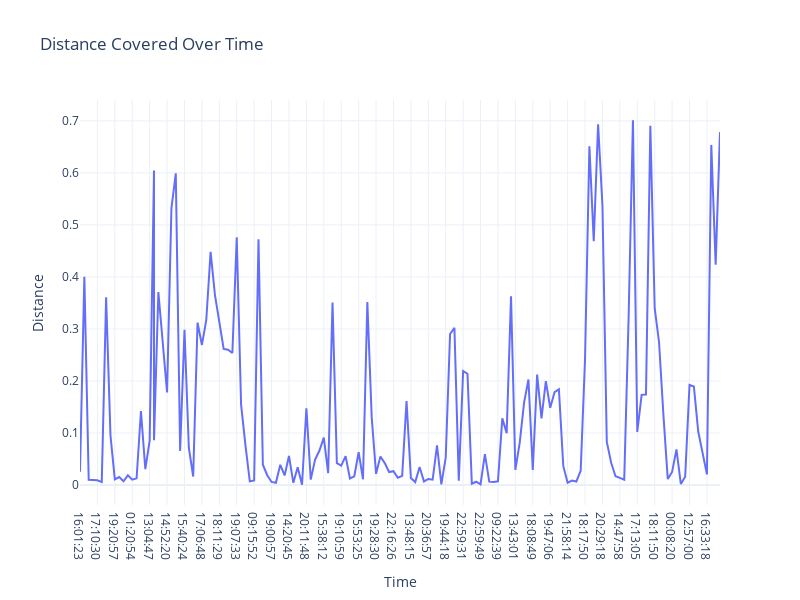

Write notebook code for a chart like this one.
### Markdown cell above
#### Analyse distance covered over Time

### Code cell
# Distance covered over the time period
figure_2=px.line(data,x="Time",y="Distance",title="Distance Covered Over Time",width=800,height=600)
figure_2.show()

### Figure 1 — Plotly figure (JSON) as saved in the notebook; plotly's stock layout.template omitted (floating-point values rounded to 4 significant figures; data arrays with more than 128 entries replaced by an {"elided": "..."} marker saying what was removed)
{"data": [{"hovertemplate": "Time=%{x}<br>Distance=%{y}<extra></extra>", "legendgroup": "", "line": {"color": "#636efa", "dash": "solid"}, "marker": {"symbol": "circle"}, "mode": "lines", "name": "", "orientation": "v", "showlegend": false, "type": "scatter", "x": {"elided": "149 str values"}, "xaxis": "x", "y": {"elided": "149 float values"}, "yaxis": "y"}], "layout": {"height": 600, "legend": {"tracegroupgap": 0}, "title": {"text": "Distance Covered Over Time"}, "width": 800, "xaxis": {"anchor": "y", "domain": [0, 1], "title": {"text": "Time"}}, "yaxis": {"anchor": "x", "domain": [0, 1], "title": {"text": "Distance"}}}}
